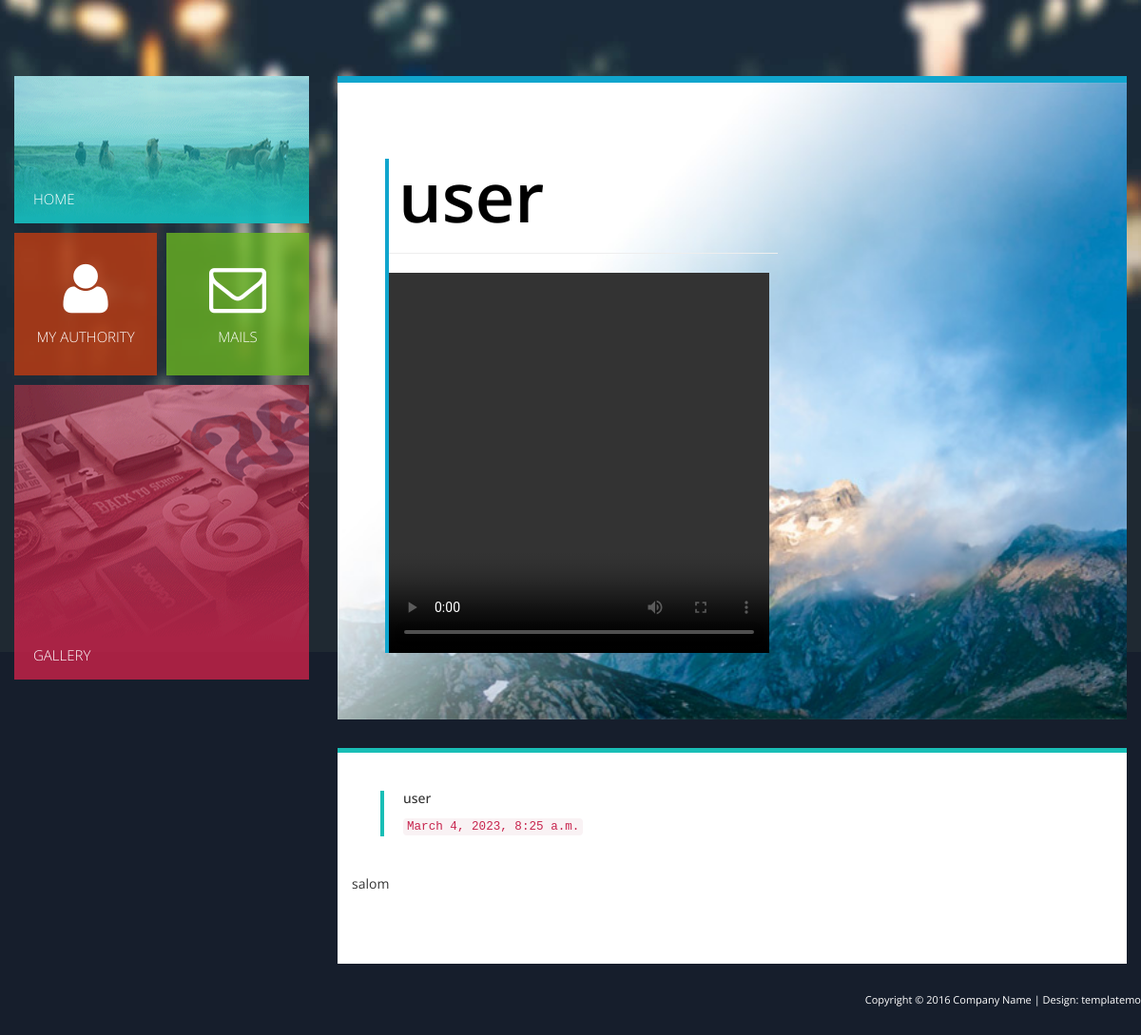
Page /messages/5/ on the committed database.
### backend/models.py (models this page shows)
class Message(models.Model):
    sender = models.ForeignKey(User,on_delete=models.SET_NULL,null=True,related_name='sent_messages')
    recipient = models.ForeignKey(User, on_delete=models.SET_NULL,null=True,related_name='recieved_messages')
    subject = models.CharField(max_length=255)
    body=RichTextUploadingField(blank=True, null=True)
    image=models.ImageField(upload_to='blog_elements_images',blank=True)
    video=models.FileField(upload_to='blog_elements_videos',blank=True)
    audio=models.FileField(upload_to='blog_elements_audios', blank=True)
    iframe=models.FileField(upload_to='blog_elements_files', blank=True)
    created_at = models.DateTimeField(auto_now_add=True)

### backend/views.py (the view)
# urls.py: path('messages/<str:pk>/', views.mymessages, name='mymessages'),
def mymessages(request,pk):
    message=Message.objects.get(id=int(pk))
    sender = message.sender
    return render(request,'mymessage.html',{'message':message, 'sender':sender})

### templates/mymessage.html (shortened to what this page needs)
{% load static %}
<!DOCTYPE html>
<html lang="en">
<head>
    <link rel="stylesheet" type="text/css" href="{% static 'css/bootstrap.min.css' %}">
    <link rel="stylesheet" type="text/css" href="{% static 'font-awesome/css/font-awesome.min.css' %}">
    <link rel="stylesheet" type="text/css" href="{% static 'css/style.css' %}">
</head>
<body>
    {% block content %}
    <div class="main-body">
        <div class="container">
            <div class="row">
                <div class="main-page">
                    <aside class="main-navigation">
                        <div class="main-menu">
                            <div class="menu-container">
                                <div class="block-keep-ratio block-keep-ratio-2-1 block-width-full home">
                                    <a href="/" class="block-keep-ratio__content  main-menu-link">
                                        <span class="main-menu-link-text">
                                            HOME
                                        </span>
                                    </a>
                                </div>
                            </div>
                            <div class="menu-container">
                                <div class="block-keep-ratio  block-keep-ratio-1-1  block-width-half  pull-left  about-main">
                                    <a href="/mycommunities" class="main-menu-link about block-keep-ratio__content flexbox-center">
                                        <i class="fa fa-user fa-4x main-menu-link-icon"></i>
                                        MY AUTHORITY
                                    </a>
                                </div>
                                <div class="block-keep-ratio  block-keep-ratio-1-1  block-width-half  pull-right  contact-main">
                                    <a href="/mail" class="main-menu-link contact block-keep-ratio__content flexbox-center">
                                        <i class="fa fa-envelope-o fa-4x main-menu-link-icon"></i>
                                        MAILS
                                    </a>
                                </div>
                            </div>
                            <div class="menu-container">
                                <div class="block-keep-ratio block-keep-ratio-1-1 block-keep-ratio-md-2-1 block-width-full gallery">
                                    <a href="/gallery" class="main-menu-link  block-keep-ratio__content">
                                        <span class="main-menu-link-text">
                                            GALLERY
                                        </span>
                                    </a>
                                </div>
                            </div>
                    </aside>
                    <div class="content-main">
                        <div class="row margin-b-30">
                            <div class="col-xs-12 col-sm-12 col-md-12 col-lg-12">
                                <div class="banner-main-home">
                                    <div class="banner-main-home-text">
                                        <div class="heading">
                                            <h1>{{message.sender.username}}</h1>
                                            <hr>
                                        {% if message.video %}
                                        <video src="{{message.video.url}}"  class="img-responsive" controls="true" style="height: 400px; width:400px;"></video>
                                        {% endif %}
                                    </div>
                                </div>
                                     </div>
                            </div>
                        </div>
                        <div class="content-main gallery_main" style="margin-top:30px;">
                        <div class="gallery-main-inner">
                            <div class="col-md-12 gallery_title_main">
                                <div class="gallery_title">
                                    <h5>{{message.sender}}</h5>
                                    <code>{{message.created_at}}</code></small>
                                </div>
                            </div>
                            <div class="row margin-b-30" >
                              <p style="position: relative; display: block;block;margin-bottom: 1em;">{{message.body|safe}}</p>
                        </div>
                    </div>
                </div>
                {% endblock %}
            </div>
            <footer class="row">
                <div class="col-xs-12 col-sm-12 col-md-12 col-lg-12 footer">
                    <p class="copyright">Copyright © 2016 Company Name
                    | Design: templatemo</p>
                </div>
            </footer>
        </div>
    </div>
</body>
</html>

### static/css/style.css (style rules this page uses)
.margin-b-30 { margin-bottom: 30px; }
body { margin: 0; padding: 0; background-color: #161E2C; font-family: 'Open Sans', sans-serif; overflow-x: hidden; }
.main-body { float: left; width: 100%; background: url(../images/page-bg.jpg) no-repeat top center; background-size: 100% auto; background-attachment: fixed; }
.main-page { position: relative; margin-top: 80px; }
.content-main { padding-left: 340px; width: 100%; box-sizing: border-box; float: none; }
.main-navigation { padding: 0px 0px; width: 310px; position: absolute; top: 0; left: 0; }
.main-menu { float: left; width: 100%; }
.main-menu-link { color: #fff; display: block; font-weight: 300; font-size: 15px; }
.main-menu-link-text { margin-bottom: 0; position: absolute; left: 20px; bottom: 15px; }
.menu-container { padding-left: 0; overflow: auto; margin-bottom: 10px; }
.menu-container:last-child { margin-bottom: 0; }
.block-keep-ratio { position: relative; }
.block-keep-ratio__content { position: absolute; top: 0; bottom: 0; right: 0; left: 0; }
.block-keep-ratio:after { display: block; content: ''; }
.block-width-full { width: 100%; }
.block-width-half { width: 150px; }
.block-keep-ratio-1-1:after { padding-top: 100%; }
.block-keep-ratio-2-1:after { padding-top: 50%; }
.flexbox-center { display: -webkit-box; display: -webkit-flex; display: -ms-flexbox; display: flex; -webkit-box-orient: vertical; -webkit-box-direction: normal; -webkit-flex-direction: column; -ms-flex-direction: column; flex-direction: column; -webkit-box-pack: center; -webkit-justify-content: center; -ms-flex-pack: center; justify-content: center; text-align: center; }
.home { background-color: rgba(16, 165, 205, 0.8); background-image: url(../images/menu-bg-home.png); background-repeat: no-repeat; background-size: 100% 100%; }
.about-main { padding-left: 0; }
.about { background-color: rgba(193,61,18,0.8); }
.contact { background-color: rgba(107,181,34,0.8); }
.about i, .contact i { float: left; width: 100%; text-align: center; margin-bottom: 10px; }
.gallery { background-image: url(../images/menu-bg-gallery.png); background-repeat: no-repeat; background-size: 100% 100%; }
.banner-main-home { background-color: white; background-image: url(../images/banner-bg-home.jpg); background-repeat: no-repeat; background-size: cover; background-position: bottom right; border-top: 7px solid #10a5cd; min-height: 320px; overflow-y: auto; }
.banner-main-home, .banner-main-about { padding: 70px 30px 60px 50px; }
.banner-main-home-text, .banner-main-about-text { position: relative; float: left; width: 55%; color: #000; text-align: left; right: 0; top: 0px; left: 0; text-shadow: none; }
.heading, .heading2 { float: left; width: 100%; margin: 10px 0px; }
.heading { border-left: 4px solid #10a5cd; }
.heading h1, .heading2 h1 { margin: 0 10px; font-weight: 600; font-size: 72px; }
.footer { color: white; font-size: 12px; padding-right: 0; }
.copyright { color: #fff; font-size: 11px; margin-bottom: 0; text-align: right; padding: 30px 0; }
.gallery_main, .contact-content { background-color: #fff; border-top: 5px solid #19beb6; width: auto; overflow: hidden; }
.gallery_main { padding: 30px 20px 30px 30px; }
.gallery_title { width: auto; border-left: 4px solid #19beb6; padding-left: 20px; margin-bottom: 40px; }

### rows in the picture
Message: sender.username "user", sender "user", created_at "March 4, 2023, 8:25 a.m.", body "salom"
